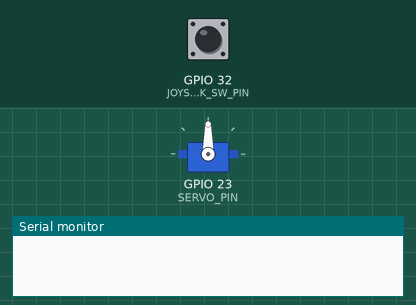
Recording of a sketch running on a simulated ESP32. Shown: servo, the last lines printed to the serial monitor. The inputs (shaded band) are chosen by the test bench; at power-on: GPIO 32 (JOYSTICK_SW_PIN) HIGH.

Above: at 1.2 s.
1.3 s: GPIO 32 (JOYSTICK_SW_PIN) pulled LOW for 0.15 s
At 4.2 s:
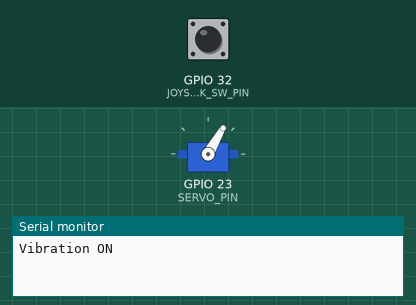
4.3 s: GPIO 32 (JOYSTICK_SW_PIN) pulled LOW for 1 s
6.8 s: GPIO 32 (JOYSTICK_SW_PIN) pulled LOW for 3.2 s
At 7.25 s:
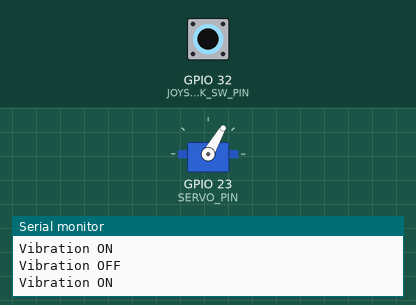
Timing chart, 0 to 17.5 s (numbered marks = the images above; inputs shaded):
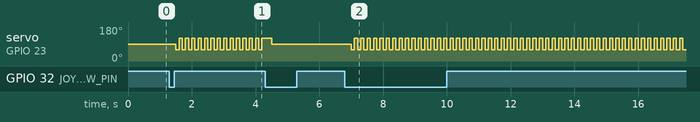

The sketch:

sketch_mar24a.ino
```cpp
#include <ESP32Servo.h>

#define JOYSTICK_SW_PIN 32
#define SERVO_PIN 23

Servo myservo;
bool isVibrating = false;
bool prevButtonState = HIGH;

void setup() {
  Serial.begin(115200);
  pinMode(JOYSTICK_SW_PIN, INPUT_PULLUP);

  // Allocate PWM timers
  ESP32PWM::allocateTimer(0);
  ESP32PWM::allocateTimer(1);
  ESP32PWM::allocateTimer(2);
  ESP32PWM::allocateTimer(3);

  myservo.setPeriodHertz(50); // 50Hz
  myservo.attach(SERVO_PIN, 500, 2500); // Control pulse range
}

void loop() {
  int buttonState = digitalRead(JOYSTICK_SW_PIN);

  if (prevButtonState == HIGH && buttonState == LOW) {
    isVibrating = !isVibrating;  // Toggle on press
    Serial.println(isVibrating ? "Vibration ON" : "Vibration OFF");
    delay(200); // debounce
  }

  if (isVibrating) {
    myservo.write(60);  // Slightly rotate one direction
    delay(100);
    myservo.write(120); // Then the other
    delay(100);
  } else {
    myservo.write(90); // Stop movement
  }

  prevButtonState = buttonState;
}
```

Measured:
- after the input at 1.3 s, servo on GPIO 23 (SERVO_PIN): alternates 120° for 0.10 s and 60° for 0.10 s, starting after 0.20 s
- after the input at 6.8 s, servo on GPIO 23 (SERVO_PIN): alternates 120° for 0.10 s and 60° for 0.10 s, starting after 0.20 s
